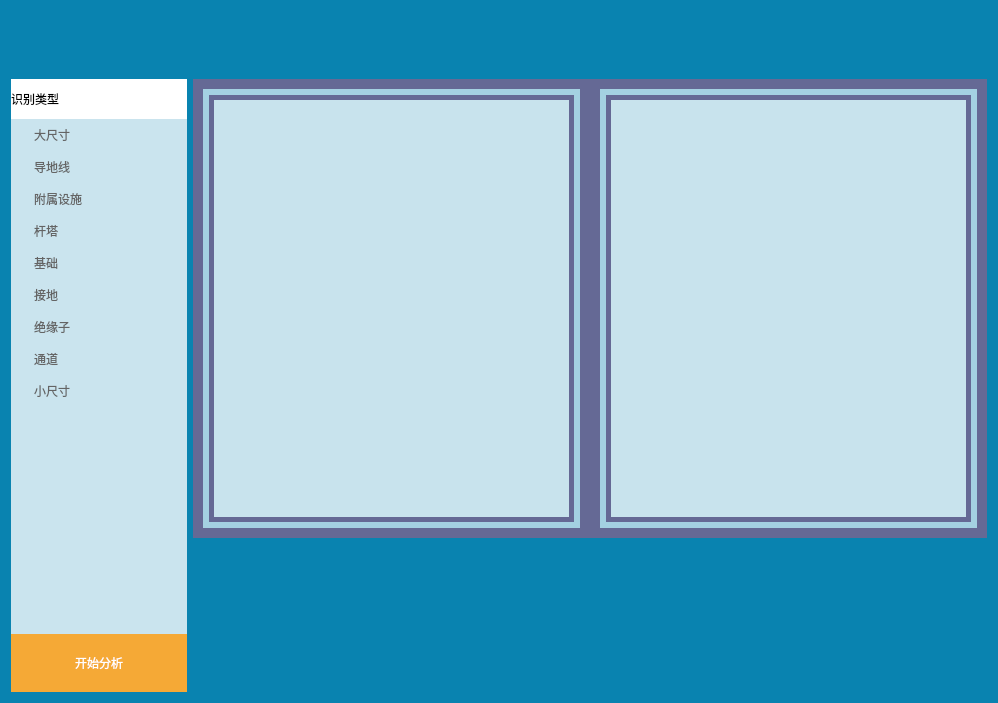
<?xml version="1.0" encoding="UTF-8"?>
<ui version="4.0">
 <class>Widget</class>
 <widget class="QWidget" name="Widget">
  <property name="geometry">
   <rect>
    <x>0</x>
    <y>0</y>
    <width>998</width>
    <height>703</height>
   </rect>
  </property>
  <property name="windowTitle">
   <string>Widget</string>
  </property>
  <property name="autoFillBackground">
   <bool>false</bool>
  </property>
  <property name="styleSheet">
   <string notr="true">#Widget{
background-color: rgb(9, 131, 176);
padding: 0px;
}
</string>
  </property>
  <layout class="QGridLayout" name="gridLayout">
   <property name="leftMargin">
    <number>0</number>
   </property>
   <property name="topMargin">
    <number>0</number>
   </property>
   <property name="rightMargin">
    <number>0</number>
   </property>
   <property name="bottomMargin">
    <number>0</number>
   </property>
   <item row="0" column="0">
    <widget class="QFrame" name="frame">
     <property name="styleSheet">
      <string notr="true">#frame {
border-image: url(:/icon/background.png);
}</string>
     </property>
     <property name="frameShape">
      <enum>QFrame::NoFrame</enum>
     </property>
     <property name="frameShadow">
      <enum>QFrame::Raised</enum>
     </property>
     <layout class="QGridLayout" name="gridLayout_5">
      <item row="0" column="0">
       <layout class="QVBoxLayout" name="verticalLayout_3" stretch="1,9">
        <property name="spacing">
         <number>0</number>
        </property>
        <item>
         <widget class="QLabel" name="titlelabel">
          <property name="autoFillBackground">
           <bool>false</bool>
          </property>
          <property name="styleSheet">
           <string notr="true">border-image: url(:/icon/title.png);</string>
          </property>
          <property name="text">
           <string/>
          </property>
          <property name="alignment">
           <set>Qt::AlignCenter</set>
          </property>
         </widget>
        </item>
        <item>
         <layout class="QHBoxLayout" name="horizontalLayout_3" stretch="2,9">
          <item>
           <widget class="QFrame" name="frame_2">
            <property name="font">
             <font>
              <pointsize>15</pointsize>
             </font>
            </property>
            <property name="styleSheet">
             <string notr="true">border:none</string>
            </property>
            <property name="frameShape">
             <enum>QFrame::Panel</enum>
            </property>
            <property name="frameShadow">
             <enum>QFrame::Plain</enum>
            </property>
            <layout class="QGridLayout" name="gridLayout_2">
             <property name="leftMargin">
              <number>0</number>
             </property>
             <property name="topMargin">
              <number>0</number>
             </property>
             <property name="rightMargin">
              <number>0</number>
             </property>
             <property name="bottomMargin">
              <number>0</number>
             </property>
             <property name="spacing">
              <number>0</number>
             </property>
             <item row="0" column="0">
              <layout class="QVBoxLayout" name="verticalLayout_2" stretch="19,2">
               <property name="spacing">
                <number>0</number>
               </property>
               <item>
                <widget class="Treewidget" name="treeWidget">
                 <property name="styleSheet">
                  <string notr="true">QTreeWidget{border:none;font: 16pt &quot;.SF NS Text&quot;;color :rgb(100,100,100); background-color: rgb(255, 255, 255,200);}
QTreeWidget::Item{padding-top:10px; padding-bottom:4px; }
QTreeWidget::Item:hover{background:skyblue; }
QTreeWidget::item:selected{background:rgb(245, 169, 54); color:rgb(255, 255, 255); }
QTreeWidget::item:selected:!active{border-width:0px; background:lightgreen; }

QHeaderView::section{
height:40px;
font: 20pt &quot;.SF NS Text&quot;;
background:white;
border:none 
} 
</string>
                 </property>
                 <column>
                  <property name="text">
                   <string>识别类型</string>
                  </property>
                 </column>
                 <item>
                  <property name="text">
                   <string>大尺寸</string>
                  </property>
                  <property name="textAlignment">
                   <set>AlignLeading|AlignVCenter</set>
                  </property>
                  <property name="icon">
                   <iconset>
                    <selectedoff>:/icon/2.png</selectedoff>
                    <selectedon>:/icon/check.png</selectedon>
                   </iconset>
                  </property>
                  <property name="flags">
                   <set>ItemIsSelectable|ItemIsDragEnabled|ItemIsEnabled</set>
                  </property>
                 </item>
                 <item>
                  <property name="text">
                   <string>导地线</string>
                  </property>
                  <property name="textAlignment">
                   <set>AlignLeading|AlignVCenter</set>
                  </property>
                  <property name="icon">
                   <iconset resource="resouce.qrc">
                    <normaloff>:/icon/2.png</normaloff>
                    <normalon>:/icon/check.png</normalon>:/icon/2.png</iconset>
                  </property>
                 </item>
                 <item>
                  <property name="text">
                   <string>附属设施</string>
                  </property>
                  <property name="textAlignment">
                   <set>AlignLeading|AlignVCenter</set>
                  </property>
                  <property name="icon">
                   <iconset resource="resouce.qrc">
                    <normaloff>:/icon/2.png</normaloff>
                    <normalon>:/icon/check.png</normalon>:/icon/2.png</iconset>
                  </property>
                 </item>
                 <item>
                  <property name="text">
                   <string>杆塔</string>
                  </property>
                  <property name="textAlignment">
                   <set>AlignLeading|AlignVCenter</set>
                  </property>
                  <property name="icon">
                   <iconset resource="resouce.qrc">
                    <normaloff>:/icon/2.png</normaloff>
                    <normalon>:/icon/check.png</normalon>:/icon/2.png</iconset>
                  </property>
                 </item>
                 <item>
                  <property name="text">
                   <string>基础</string>
                  </property>
                  <property name="textAlignment">
                   <set>AlignLeading|AlignVCenter</set>
                  </property>
                  <property name="icon">
                   <iconset resource="resouce.qrc">
                    <normaloff>:/icon/2.png</normaloff>
                    <normalon>:/icon/check.png</normalon>:/icon/2.png</iconset>
                  </property>
                 </item>
                 <item>
                  <property name="text">
                   <string>接地</string>
                  </property>
                  <property name="textAlignment">
                   <set>AlignLeading|AlignVCenter</set>
                  </property>
                  <property name="icon">
                   <iconset resource="resouce.qrc">
                    <normaloff>:/icon/2.png</normaloff>
                    <normalon>:/icon/check.png</normalon>:/icon/2.png</iconset>
                  </property>
                 </item>
                 <item>
                  <property name="text">
                   <string>绝缘子</string>
                  </property>
                  <property name="textAlignment">
                   <set>AlignLeading|AlignVCenter</set>
                  </property>
                  <property name="icon">
                   <iconset resource="resouce.qrc">
                    <normaloff>:/icon/2.png</normaloff>
                    <normalon>:/icon/check.png</normalon>:/icon/2.png</iconset>
                  </property>
                 </item>
                 <item>
                  <property name="text">
                   <string>通道</string>
                  </property>
                  <property name="icon">
                   <iconset resource="resouce.qrc">
                    <normaloff>:/icon/2.png</normaloff>
                    <normalon>:/icon/check.png</normalon>:/icon/2.png</iconset>
                  </property>
                 </item>
                 <item>
                  <property name="text">
                   <string>小尺寸</string>
                  </property>
                  <property name="textAlignment">
                   <set>AlignLeading|AlignVCenter</set>
                  </property>
                  <property name="icon">
                   <iconset resource="resouce.qrc">
                    <normaloff>:/icon/2.png</normaloff>
                    <normalon>:/icon/check.png</normalon>:/icon/2.png</iconset>
                  </property>
                 </item>
                </widget>
               </item>
               <item>
                <widget class="QPushButton" name="startbtn">
                 <property name="sizePolicy">
                  <sizepolicy hsizetype="Minimum" vsizetype="Preferred">
                   <horstretch>0</horstretch>
                   <verstretch>0</verstretch>
                  </sizepolicy>
                 </property>
                 <property name="styleSheet">
                  <string notr="true">#startbtn {
font: 15pt &quot;Ubuntu&quot;;
color:white;
border:none;
background-color: rgb(245, 169, 54)
}

#startbtn:hover{
color:rgb(64,148,148);
border:none
}

#startbtn:pressed{
color:green;
border:none
}

#startbtn:checked{
color: rgb(52, 101, 164);
border:none;
background-color: rgb(169, 245, 54)
}</string>
                 </property>
                 <property name="text">
                  <string>开始分析</string>
                 </property>
                </widget>
               </item>
              </layout>
             </item>
            </layout>
           </widget>
          </item>
          <item>
           <layout class="QVBoxLayout" name="verticalLayout" stretch="6,2">
            <property name="spacing">
             <number>1</number>
            </property>
            <item>
             <layout class="QHBoxLayout" name="horizontalLayout">
              <property name="spacing">
               <number>0</number>
              </property>
              <item>
               <widget class="ScrollArea" name="scrollArea1">
                <property name="styleSheet">
                 <string notr="true">border-width:5px;
border-style: solid;
border-color: rgb(101, 105, 149);
background-color: rgb(255, 255, 255,100);
margin-right: 0px;


</string>
                </property>
                <property name="widgetResizable">
                 <bool>true</bool>
                </property>
                <widget class="QWidget" name="scrollAreaWidgetContents">
                 <property name="geometry">
                  <rect>
                   <x>0</x>
                   <y>0</y>
                   <width>385</width>
                   <height>446</height>
                  </rect>
                 </property>
                 <layout class="QGridLayout" name="gridLayout_3">
                  <item row="0" column="0">
                   <widget class="IMageLabel" name="imagelabel1">
                    <property name="styleSheet">
                     <string notr="true">border-width: 5px;
border-style: solid;
border-color: rgb(101, 105, 149);
background-color: rgb(255, 255, 255,100);
</string>
                    </property>
                    <property name="text">
                     <string/>
                    </property>
                   </widget>
                  </item>
                 </layout>
                </widget>
               </widget>
              </item>
              <item>
               <widget class="ScrollArea" name="scrollArea2">
                <property name="styleSheet">
                 <string notr="true">border-width:5px;
border-style: solid;
border-color: rgb(101, 105, 149);
background-color: rgb(255, 255, 255,100);
margin-left: 0px;</string>
                </property>
                <property name="widgetResizable">
                 <bool>true</bool>
                </property>
                <widget class="QWidget" name="scrollAreaWidgetContents_2">
                 <property name="geometry">
                  <rect>
                   <x>0</x>
                   <y>0</y>
                   <width>385</width>
                   <height>446</height>
                  </rect>
                 </property>
                 <layout class="QGridLayout" name="gridLayout_4">
                  <item row="0" column="0">
                   <widget class="IMageLabel" name="imagelabel2">
                    <property name="styleSheet">
                     <string notr="true">border-width: 5px;
border-style: solid;
border-color: rgb(101, 105, 149);
background-color: rgb(255, 255, 255,100);

</string>
                    </property>
                    <property name="text">
                     <string/>
                    </property>
                   </widget>
                  </item>
                 </layout>
                </widget>
               </widget>
              </item>
             </layout>
            </item>
            <item>
             <widget class="TableWidget" name="tablewidget" native="true"/>
            </item>
           </layout>
          </item>
         </layout>
        </item>
       </layout>
      </item>
     </layout>
    </widget>
   </item>
  </layout>
 </widget>
 <layoutdefault spacing="6" margin="11"/>
 <customwidgets>
  <customwidget>
   <class>IMageLabel</class>
   <extends>QLabel</extends>
   <header>imagelabel.h</header>
  </customwidget>
  <customwidget>
   <class>ScrollArea</class>
   <extends>QScrollArea</extends>
   <header>scrollarea.h</header>
   <container>1</container>
  </customwidget>
  <customwidget>
   <class>TableWidget</class>
   <extends>QWidget</extends>
   <header>tablewidget.h</header>
   <container>1</container>
  </customwidget>
  <customwidget>
   <class>Treewidget</class>
   <extends>QTreeWidget</extends>
   <header>treewidget.h</header>
  </customwidget>
 </customwidgets>
 <resources>
  <include location="resouce.qrc"/>
 </resources>
 <connections/>
</ui>
